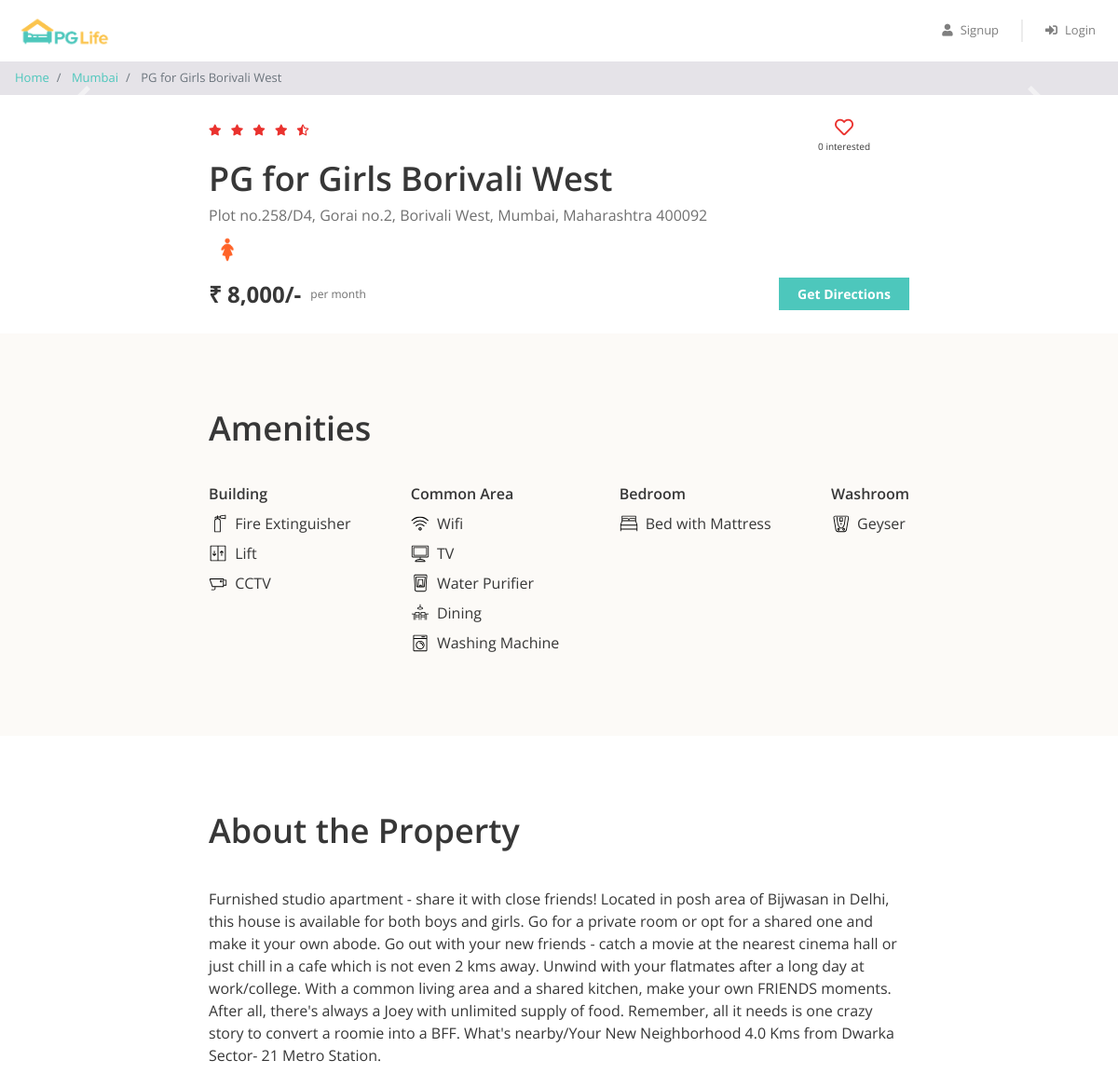
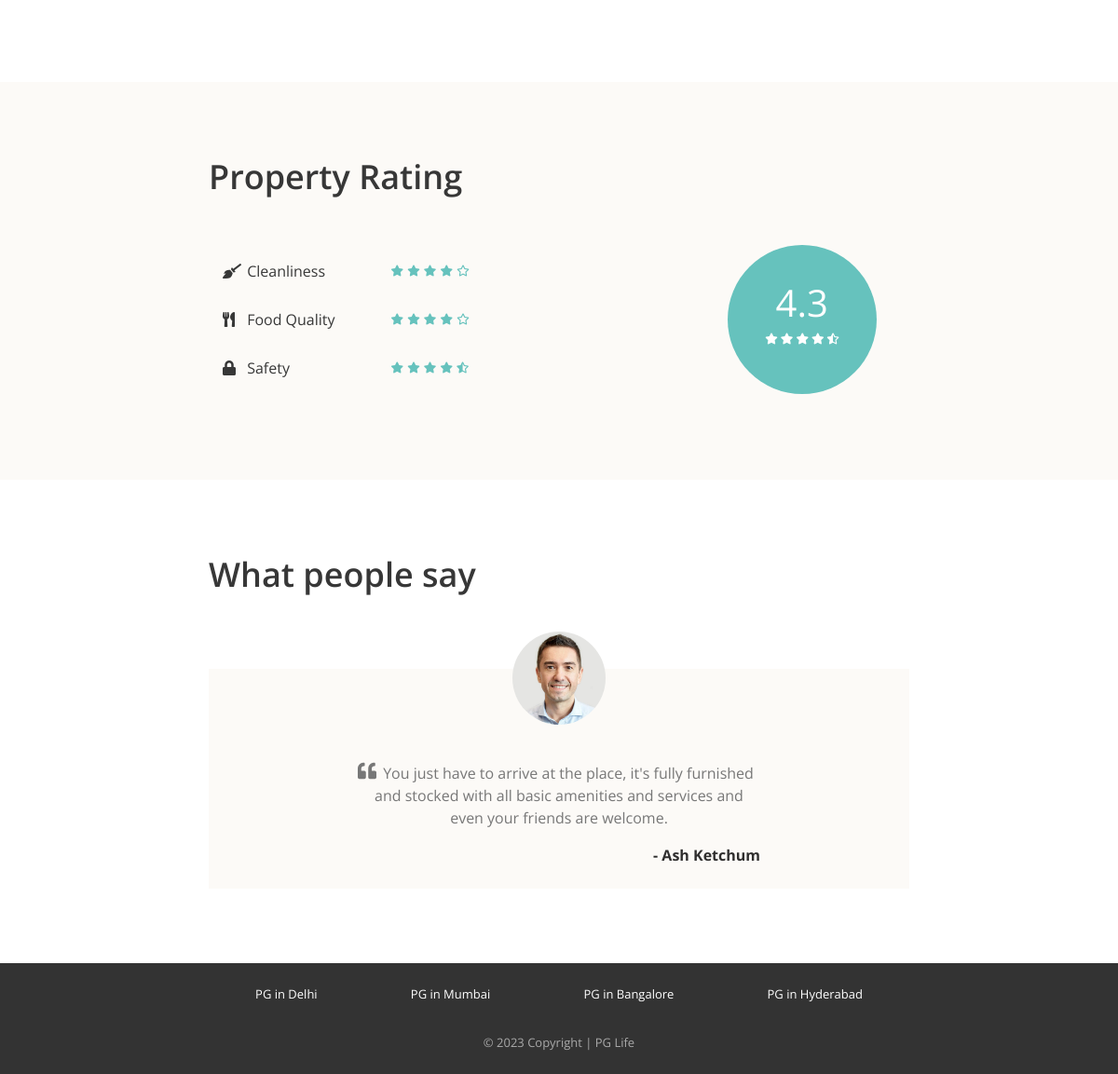
Page /property_detail.php?property_id=4 on the committed database (2 pictures, top to bottom).
### tables this page shows
CREATE TABLE `properties` (
  `id` int(11) NOT NULL,
  `city_id` int(11) NOT NULL,
  `name` varchar(400) NOT NULL,
  `address` varchar(1020) NOT NULL,
  `description` longtext NOT NULL,
  `gender` enum('male','female','ubisex') NOT NULL DEFAULT 'male',
  `rent` int(11) NOT NULL,
  `rating_clean` float NOT NULL,
  `rating_food` float NOT NULL,
  `rating_safety` float NOT NULL,
  `Location` text NOT NULL
);

CREATE TABLE `cities` (
  `id` int(11) NOT NULL,
  `name` varchar(400) NOT NULL
);

CREATE TABLE `amenities` (
  `id` int(11) NOT NULL,
  `name` varchar(400) NOT NULL,
  `type` varchar(400) NOT NULL,
  `icon` varchar(120) NOT NULL
);

CREATE TABLE `testimonials` (
  `id` int(11) NOT NULL,
  `property_id` int(11) NOT NULL,
  `user_name` varchar(400) NOT NULL,
  `content` longtext NOT NULL
);

### property_detail.php (the view, shortened to what this page needs)
<?php
require "includes/database_connect.php";
$property_id = $_GET["property_id"];
$sql_1 = "SELECT *, p.id AS property_id, p.name AS property_name, c.name AS city_name
            FROM properties p
            INNER JOIN cities c ON p.city_id = c.id
            WHERE p.id = $property_id";
$result_1 = mysqli_query($conn, $sql_1);
$property = mysqli_fetch_assoc($result_1);
$sql_2 = "SELECT * FROM testimonials WHERE property_id = $property_id";
$result_2 = mysqli_query($conn, $sql_2);
$testimonials = mysqli_fetch_all($result_2, MYSQLI_ASSOC);
$sql_3 = "SELECT a.*
            FROM amenities a
            INNER JOIN properties_amenities pa ON a.id = pa.amenity_id
            WHERE pa.property_id = $property_id";
$result_3 = mysqli_query($conn, $sql_3);
$amenities = mysqli_fetch_all($result_3, MYSQLI_ASSOC);
$sql_4 = "SELECT * FROM interested_users_properties WHERE property_id = $property_id";
$result_4 = mysqli_query($conn, $sql_4);
$interested_users_count = mysqli_num_rows($result_4);
?>
<!DOCTYPE html>
<html lang="en">
<head>
    <?php
    include "includes/head_links.php";
    ?>
    <link href="css/property_detail.css" rel="stylesheet" />
</head>
<body>
    <?php
    include "includes/header.php";
    ?>
    <nav aria-label="breadcrumb">
        <ol class="breadcrumb py-2">
            <li class="breadcrumb-item">
                <a href="index.php">Home</a>
            </li>
            <li class="breadcrumb-item">
                <a href="property_list.php?city=<?= $property['city_name']; ?>"><?= $property['city_name']; ?></a>
            </li>
            <li class="breadcrumb-item active" aria-current="page">
                <?= $property['property_name']; ?>
            </li>
        </ol>
    </nav>
    <div id="property-images" class="carousel slide" data-ride="carousel">
        <a class="carousel-control-prev" href="#property-images" role="button" data-slide="prev">
            <span class="carousel-control-prev-icon" aria-hidden="true"></span>
        </a>
        <a class="carousel-control-next" href="#property-images" role="button" data-slide="next">
            <span class="carousel-control-next-icon" aria-hidden="true"></span>
        </a>
    </div>
    <div class="property-summary page-container">
        <div class="row no-gutters justify-content-between">
            <?php
            $total_rating = ($property['rating_clean'] + $property['rating_food'] + $property['rating_safety']) / 3;
            $total_rating = round($total_rating, 1);
            ?>
            <div class="star-container" title="<?= $total_rating ?>">
                <?php
                $rating = $total_rating;
                for ($i = 0; $i < 5; $i++) {
                    if ($rating >= $i + 0.8) {
                ?>
                        <i class="fas fa-star"></i>
                    <?php
                    } elseif ($rating >= $i + 0.3) {
                    ?>
                        <i class="fas fa-star-half-alt"></i>
                    <?php
                    } else {
                    ?>
                        <i class="far fa-star"></i>
                <?php
                    }
                }
                ?>
            </div>
            <div class="interested-container">
                <?php
                $is_interested = false;
                if ($is_interested) {
                ?>
                    <i class="is-interested-image fas fa-heart"></i>
                <?php
                } else {
                ?>
                    <i class="is-interested-image far fa-heart"></i>
                <?php
                }
                ?>
                <div class="interested-text">
                    <span class="interested-user-count"><?= $interested_users_count ?></span> interested
                </div>
            </div>
        </div>
        <div class="detail-container">
            <div class="property-name"><?= $property['property_name'] ?></div>
            <div class="property-address"><?= $property['address'] ?></div>
            <div class="property-gender">
                <?php
                if ($property['gender'] == "male") {
                ?>
                    <img src="img/male.png">
                <?php
                } elseif ($property['gender'] == "female") {
                ?>
                    <img src="img/female.png">
                <?php
                } else {
                ?>
                    <img src="img/unisex.png">
                <?php
                }
                ?>
            </div>
        </div>
        <div class="row no-gutters">
            <div class="rent-container col-6">
                <div class="rent">₹ <?= number_format($property['rent']) ?>/-</div>
                <div class="rent-unit">per month</div>
            </div>
            <div class="button-container col-6">
                <a href="<?= $property['Location'] ?>" target="_blank" class="btn btn-primary">Get Directions</a>
            </div>
        </div>
    </div>
    <div class="property-amenities">
        <div class="page-container">
            <h1>Amenities</h1>
            <div class="row justify-content-between">
                <div class="col-md-auto">
                    <h5>Building</h5>
                    <?php
                    foreach ($amenities as $amenity) {
                        if ($amenity['type'] == "Building") {
                    ?>
                            <div class="amenity-container">
                                <img src="img/amenities/<?= $amenity['icon'] ?>.svg">
                                <span><?= $amenity['name'] ?></span>
                            </div>
                    <?php
                        }
                    }
                    ?>
                </div>
                <div class="col-md-auto">
                    <h5>Common Area</h5>
                    <?php
                    foreach ($amenities as $amenity) {
                        if ($amenity['type'] == "Common Area") {
                    ?>
                            <div class="amenity-container">
                                <img src="img/amenities/<?= $amenity['icon'] ?>.svg">
                                <span><?= $amenity['name'] ?></span>
                            </div>
                    <?php
                        }
                    }
                    ?>
                </div>
                <div class="col-md-auto">
                    <h5>Bedroom</h5>
                    <?php
                    foreach ($amenities as $amenity) {
                        if ($amenity['type'] == "Bedroom") {
                    ?>
                            <div class="amenity-container">
                                <img src="img/amenities/<?= $amenity['icon'] ?>.svg">
                                <span><?= $amenity['name'] ?></span>
                            </div>
                    <?php
                        }
                    }
                    ?>
                </div>
                <div class="col-md-auto">
                    <h5>Washroom</h5>
                    <?php
                    foreach ($amenities as $amenity) {
                        if ($amenity['type'] == "Washroom") {
                    ?>
                            <div class="amenity-container">
                                <img src="img/amenities/<?= $amenity['icon'] ?>.svg">
                                <span><?= $amenity['name'] ?></span>
                            </div>
                    <?php
                        }
                    }
                    ?>
                </div>
            </div>
        </div>
    </div>
    <div class="property-about page-container">
        <h1>About the Property</h1>
        <p><?= $property['description'] ?></p>
    </div>
    <div class="property-rating">
        <div class="page-container">
            <h1>Property Rating</h1>
            <div class="row align-items-center justify-content-between">
                <div class="col-md-6">
                    <div class="rating-criteria row">
                        <div class="col-6">
                            <i class="rating-criteria-icon fas fa-broom"></i>
                            <span class="rating-criteria-text">Cleanliness</span>
                        </div>
                        <div class="rating-criteria-star-container col-6" title="<?= $property['rating_clean'] ?>">
                            <?php
                            $rating = $property['rating_clean'];
                            for ($i = 0; $i < 5; $i++) {
                                if ($rating >= $i + 0.8) {
                            ?>
                                    <i class="fas fa-star"></i>
                                <?php
                                } elseif ($rating >= $i + 0.3) {
                                ?>
                                    <i class="fas fa-star-half-alt"></i>
                                <?php
                                } else {
                                ?>
                                    <i class="far fa-star"></i>
                            <?php
                                }
                            }
                            ?>
                        </div>
                    </div>
                    <div class="rating-criteria row">
                        <div class="col-6">
                            <i class="rating-criteria-icon fas fa-utensils"></i>
                            <span class="rating-criteria-text">Food Quality</span>
                        </div>
                        <div class="rating-criteria-star-container col-6" title="<?= $property['rating_food'] ?>">
                            <?php
                            $rating = $property['rating_food'];
                            for ($i = 0; $i < 5; $i++) {
                                if ($rating >= $i + 0.8) {
                            ?>
                                    <i class="fas fa-star"></i>
                                <?php
                                } elseif ($rating >= $i + 0.3) {
                                ?>
                                    <i class="fas fa-star-half-alt"></i>
                                <?php
                                } else {
                                ?>
                                    <i class="far fa-star"></i>
                            <?php
                                }
                            }
                            ?>
                        </div>
                    </div>
                    <div class="rating-criteria row">
                        <div class="col-6">
                            <i class="rating-criteria-icon fa fa-lock"></i>
                            <span class="rating-criteria-text">Safety</span>
                        </div>
                        <div class="rating-criteria-star-container col-6" title="<?= $property['rating_safety'] ?>">
                            <?php
                            $rating = $property['rating_safety'];
                            for ($i = 0; $i < 5; $i++) {
                                if ($rating >= $i + 0.8) {
                            ?>
                                    <i class="fas fa-star"></i>
                                <?php
                                } elseif ($rating >= $i + 0.3) {
                                ?>
                                    <i class="fas fa-star-half-alt"></i>
                                <?php
                                } else {
                                ?>
                                    <i class="far fa-star"></i>
                            <?php
                                }
                            }
                            ?>
                        </div>
                    </div>
                </div>
                <div class="col-md-4">
                    <div class="rating-circle">
                        <?php
                        $total_rating = ($property['rating_clean'] + $property['rating_food'] + $property['rating_safety']) / 3;
                        $total_rating = round($total_rating, 1);
                        ?>
                        <div class="total-rating"><?= $total_rating ?></div>
                        <div class="rating-circle-star-container">
                            <?php
                            $rating = $total_rating;
                            for ($i = 0; $i < 5; $i++) {
                                if ($rating >= $i + 0.8) {
                            ?>
                                    <i class="fas fa-star"></i>
                                <?php
                                } elseif ($rating >= $i + 0.3) {
                                ?>
                                    <i class="fas fa-star-half-alt"></i>
                                <?php
                                } else {
                                ?>
                                    <i class="far fa-star"></i>
                            <?php
                                }
                            }
                            ?>
                        </div>
                    </div>
                </div>
            </div>
        </div>
    </div>
    <div class="property-testimonials page-container">
        <h1>What people say</h1>
        <?php
        foreach ($testimonials as $testimonial) {
        ?>
            <div class="testimonial-block">
                <div class="testimonial-image-container">
                    <img class="testimonial-img" src="img/man.png">
                </div>
                <div class="testimonial-text">
                    <i class="fa fa-quote-left" aria-hidden="true"></i>
                    <p><?= $testimonial['content'] ?></p>
                </div>
                <div class="testimonial-name">- <?= $testimonial['user_name'] ?></div>
            </div>
        <?php
        }
        ?>
    </div>
    <?php
    include "includes/footer.php";
    ?>
</body>
</html>

### rows in the picture
properties: city.name "Mumbai", name "PG for Girls Borivali West", address "Plot no.258/D4, Gorai no.2, Borivali West, Mumbai, Maharashtra 400092", rent "8,000", description "Furnished studio apartment - share it with close friends! Located in posh area of Bijwasan in Delhi, this house is available for both boys and girls. Go for a private room or opt for a shared one and make it your own abode. Go out with your new friends - catch a movie at the nearest cinema hall or just chill in a cafe which is not even 2 kms away. Unwind with your flatmates after a long day at work/college. With a common living area and a shared kitchen, make your own FRIENDS moments. After all, there's always a Joey with unlimited supply of food. Remember, all it needs is one crazy story to convert a roomie into a BFF. What's nearby/Your New Neighborhood 4.0 Kms from Dwarka Sector- 21…", total_rating "4.3"
amenities: icon (picture), name "Fire Extinguisher"
amenities: icon (picture), name "Lift"
amenities: icon (picture), name "CCTV"
amenities: icon (picture), name "Wifi"
amenities: shows a picture, name "TV"
amenities: icon (picture), name "Water Purifier"
amenities: icon (picture), name "Dining"
amenities: icon (picture), name "Washing Machine"
amenities: name "Bed with Mattress"
amenities: icon (picture), name "Geyser"
testimonials: content "You just have to arrive at the place, it's fully furnished and stocked with all basic amenities and services and even your friends are welcome.", user_name "Ash Ketchum"

### other values in the picture
$interested_users_count "0"
